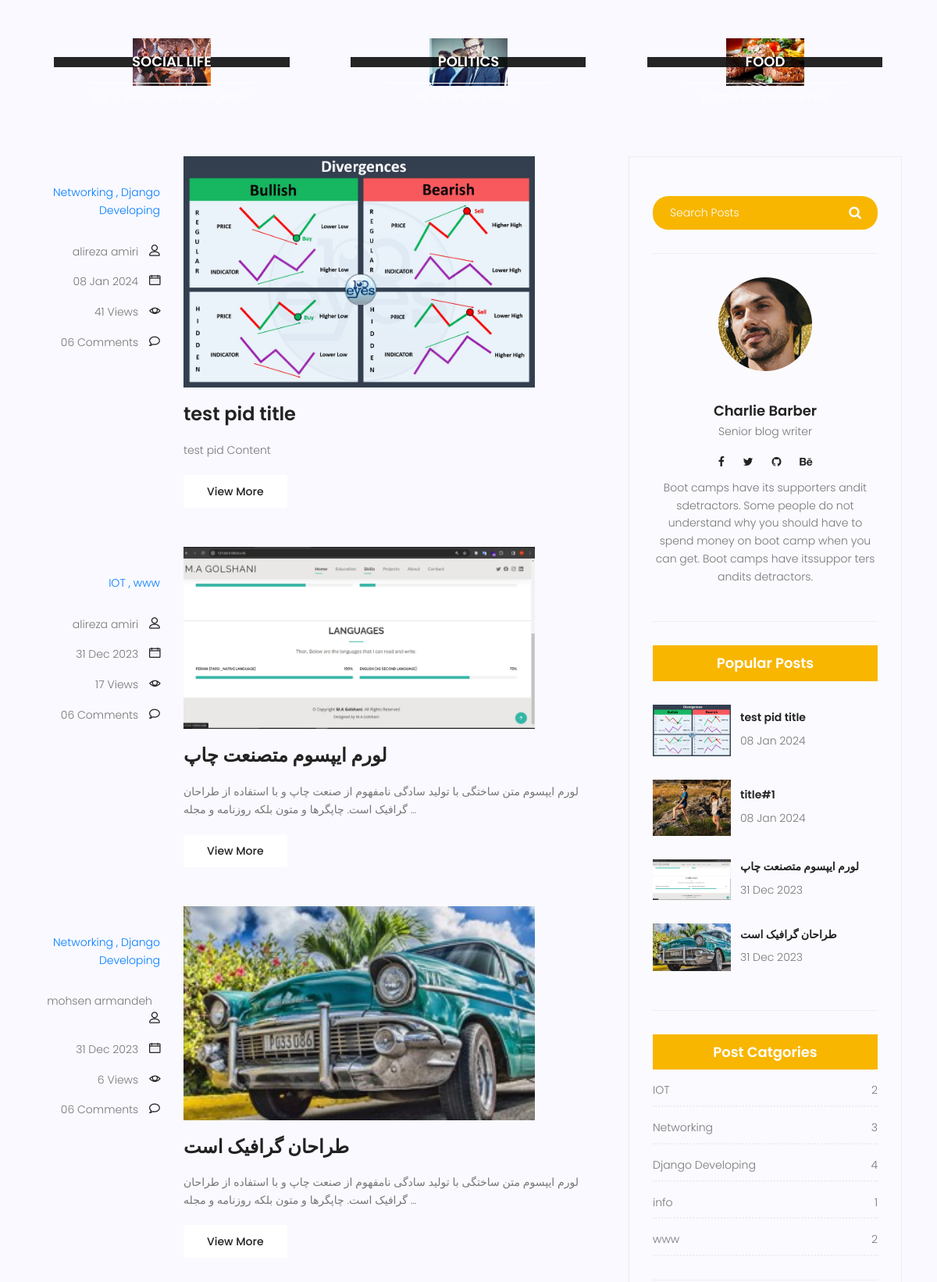
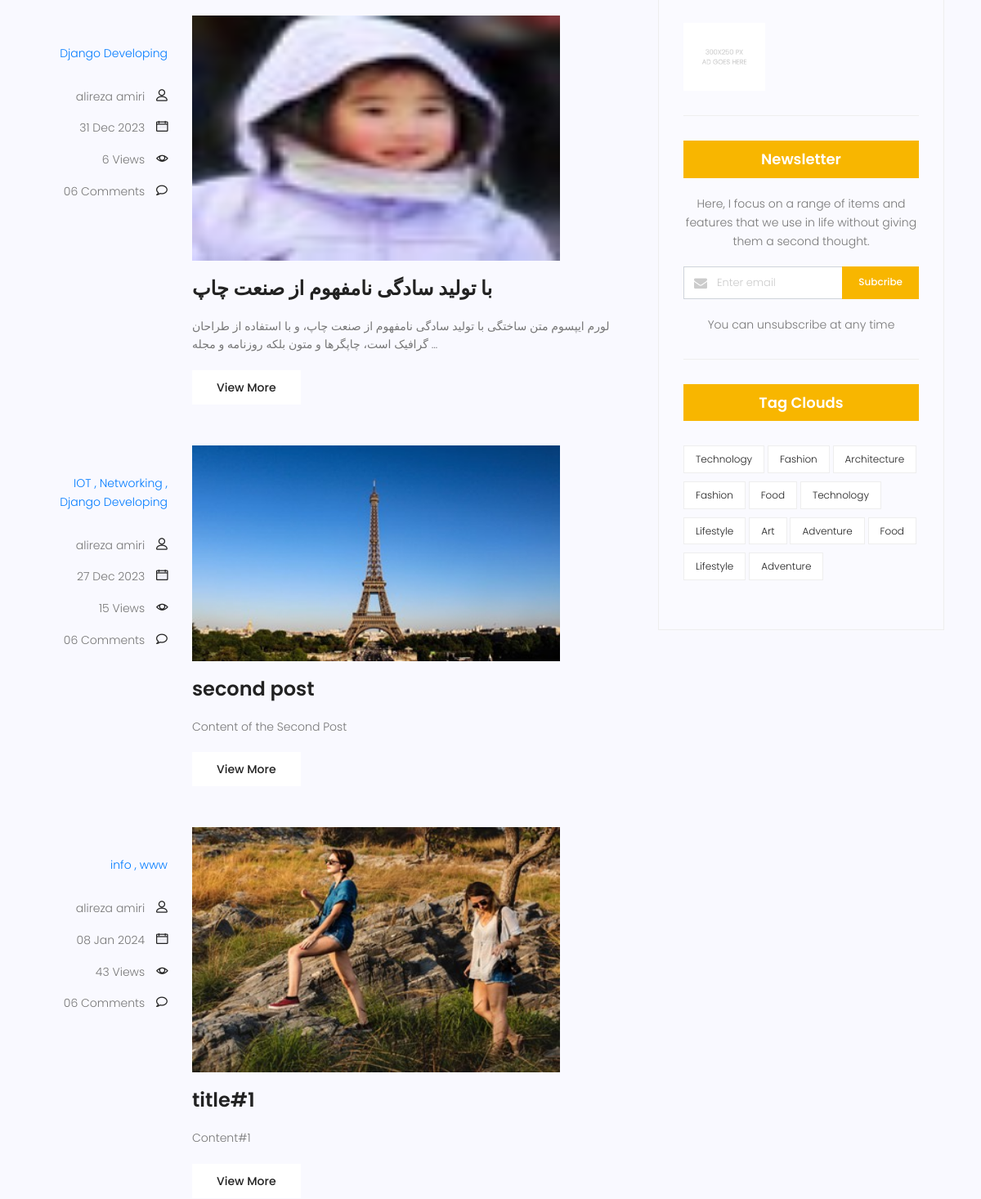
Page /blog/search/ (middle part) on the earlier database version (2 pictures, top to bottom).
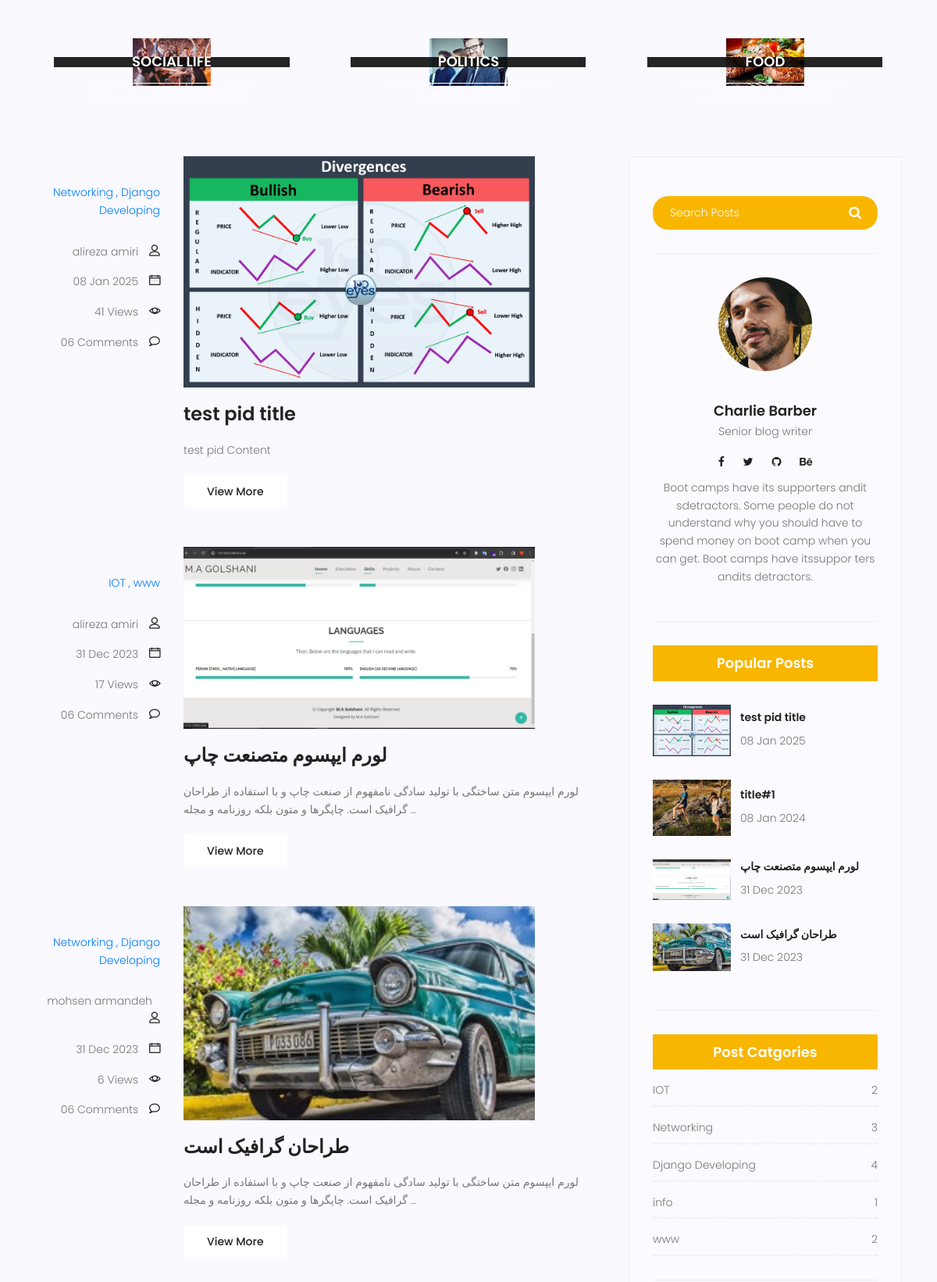
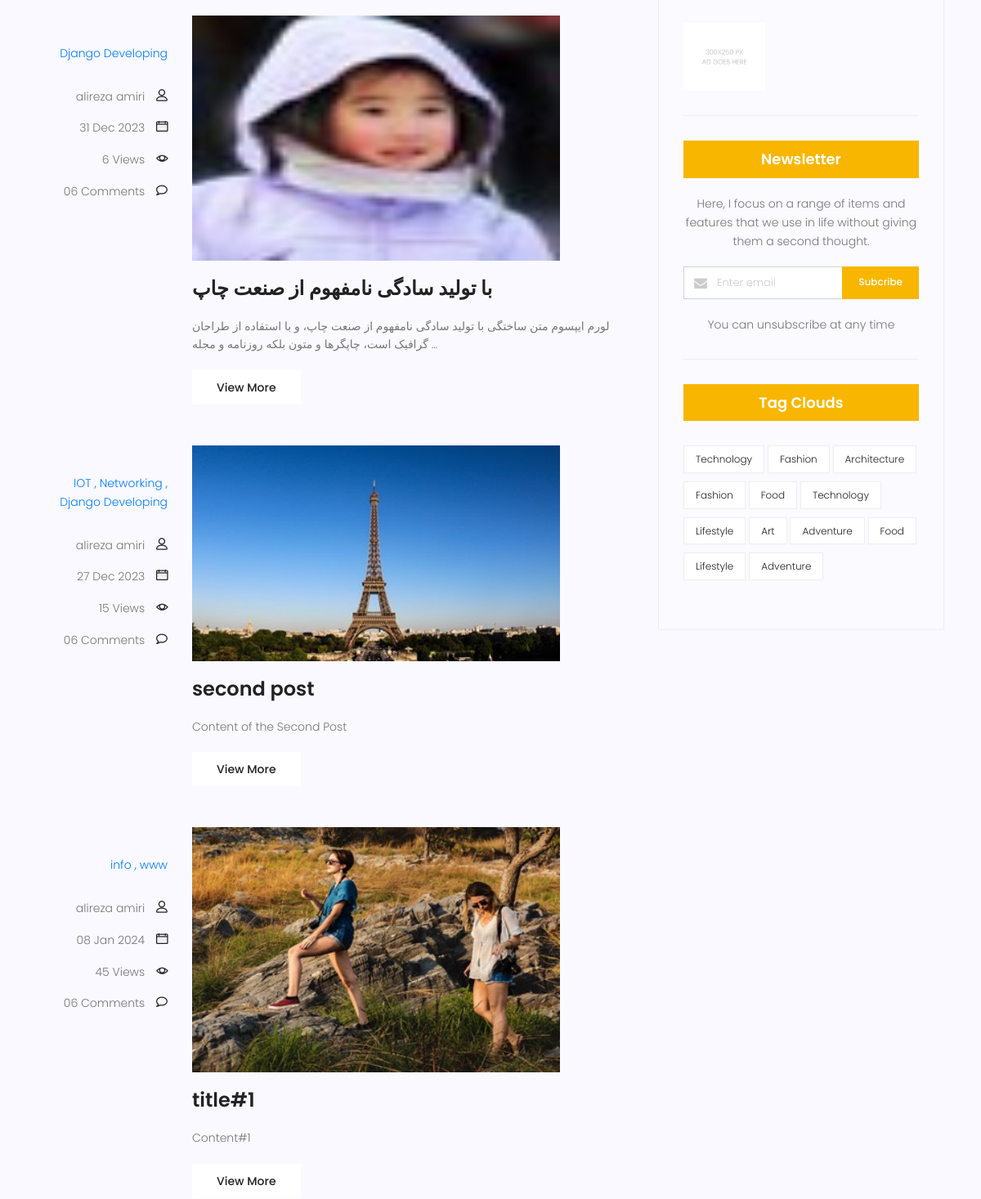
Same page on the later database version (2 pictures, top to bottom).
### blog/models.py (models this page shows, shortened)
class Post(models.Model):
    image = models.ImageField(default='blog/defaults.jpg')
    author = models.ForeignKey(User, null=True, on_delete=models.SET_NULL)
    title = models.CharField(max_length=255)
    content = models.TextField()
    category = models.ManyToManyField(Category)
    counted_views = models.IntegerField(default=0)
    status = models.BooleanField(default=False)
    published_date = models.DateTimeField(null=True)
    created_date = models.DateTimeField(auto_now_add=True)
    updated_date = models.DateTimeField(auto_now=True)
    class Meta:
        ordering = ["-created_date"]

### blog/views.py (the view)
# urls.py: path('search/', blog_search, name='search'),
def blog_search(request):
    posts = Post.objects.filter(status=1)
    if request.method == 'GET':
        if s := request.GET.get('s'):
            print()
            posts = posts.filter(content__contains=s)
    context = {'posts': posts}
    return render(request, 'blog/blog-home.html', context)

### blog/templatetags/blog_tag.py (called while the page is built)
@register.inclusion_tag('blog/blog-lastposts.html')
def latest_post(num=4):
    posts = Post.objects.filter(status=1).order_by('-published_date')[:num]
    return {'posts': posts}

@register.inclusion_tag('blog/post-categories.html')
def blog_post_categories():
    posts = Post.objects.filter(status=1)
    categories = Category.objects.all()
    cat_dict = {}
    for cat_name in categories:
        cat_dict[cat_name.name] = posts.filter(category=cat_name).count()
    return {'categories':cat_dict}

### templates/blog/blog-home.html (shortened to what the changed rows need)
{% extends "base.html" %}
{% load static %}
{% block content %}
    {% load blog_tag %}
    <section class="post-content-area">
        <div class="container">
            <div class="row">
                <div class="col-lg-8 posts-list">
                    {% for post in posts %}
                        <div class="single-post row">
                            <div class="col-lg-3  col-md-3 meta-details">
                                <ul class="tags">
                                    {% for cat in post.category.all %}
                                        <a href="{% url 'blog:category' cat_name=cat.name %}">
                                            {{ cat.name }}
                                            {% if not forloop.last %}
                                                ,
                                            {% endif %}
                                        </a>
                                    {% endfor %}
                                </ul>
                                <div class="user-details row">
                                    <p class="user-name col-lg-12 col-md-12 col-6"><a
                                            href="{% url 'blog:author' author_username=post.author.username %}">{{ post.author.get_full_name }}</a>
                                        <span
                                                class="lnr lnr-user"></span></p>
                                    <p class="date col-lg-12 col-md-12 col-6"><a
                                            href="#">{{ post.published_date | date:"d M Y" }}</a>
                                        <span class="lnr lnr-calendar-full"></span></p>
                                    <p class="view col-lg-12 col-md-12 col-6"><a href="#">{{ post.counted_views }}
                                        Views</a> <span class="lnr lnr-eye"></span></p>
                                    <p class="comments col-lg-12 col-md-12 col-6"><a href="#">06 Comments</a> <span
                                            class="lnr lnr-bubble"></span></p>
                                </div>
                            </div>
                            <div class="col-lg-9 col-md-9 ">
                                <div class="feature-img">
                                    <img class="img-fluid" src=" {{ post.image.url }}" alt="">
                                </div>
                                <a class="posts-title" href="{% url 'blog:single' pid=post.id %}">
                                    <h3>{{ post.title }}</h3></a>
                                <p class="excert">
                                    {{ post.content| truncatewords:25 }}
                                </p>
                                <a href="{% url 'blog:single' pid=post.pk %}" class="primary-btn">View More</a>
                            </div>
                        </div>
                    {% endfor %}
                </div>
                <div class="col-lg-4 sidebar-widgets">
                    <div class="widget-wrap">
                        {% latest_post %}
                    </div>
                </div>
            </div>
        </div>
    </section>
    "{% endblock content %}

### templates/blog/blog-lastposts.html
{% load static %}
<div class="single-sidebar-widget popular-post-widget">
        <h4 class="popular-title">Popular Posts</h4>
    {% for post in posts %}
        <div class="popular-post-list">
            <div class="single-post-list d-flex flex-row align-items-center">
                <div class="thumb">
                    <img class="img-fluid " src="{{ post.image.url }}" alt="">
                </div>
                <div class="details">
                    <a href="{% url 'blog:single' pid=post.id %}"><h6>{{ post.title|truncatewords:5}}</h6></a>
                    <p>{{ post.published_date|date:'d M Y' }}</p>
                </div>
            </div>
        </div>
    {% endfor %}
</div>

Differences in the rows shown:
changed Post "test pid title": published_date "08 Jan 2024" → "08 Jan 2025"
changed Post "title#1": counted_views "43" → "45"
